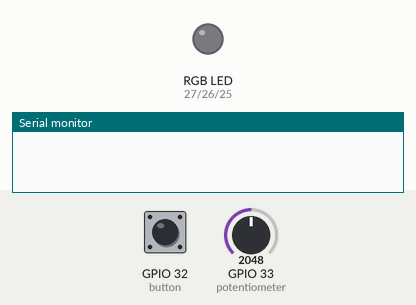
The sketch below on a simulated ESP32. Parts: an RGB LED mixed from three pins (HIGH = lit), the last lines printed to the serial monitor. The test bench sets the inputs (shaded band); at power-on: GPIO 32 (button) HIGH, GPIO 33 (potentiometer) = 2048. Dim RGB values are drawn brighter than linear.

Above: at 1.2 s.
1.3 s: GPIO 32 (button) pulled LOW for 0.15 s
At 1.7 s:
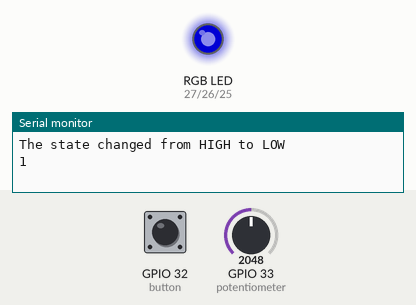
2.9 s: GPIO 33 (potentiometer) set to 2866
At 4.1 s:
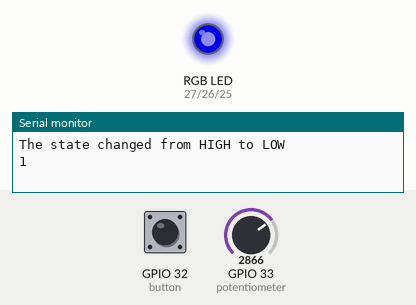
4.4 s: GPIO 32 (button) pulled LOW for 1 s
At 5.2 s:
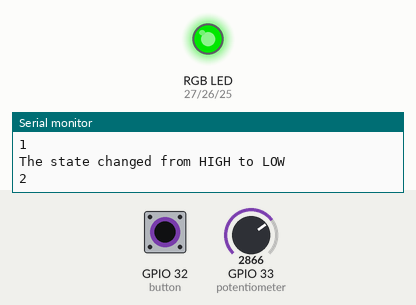
6.9 s: GPIO 33 (potentiometer) set to 3603
At 8.1 s:
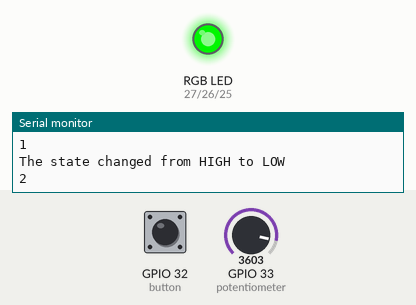
8.4 s: GPIO 32 (button) pulled LOW for 0.15 s
At 9.4 s:
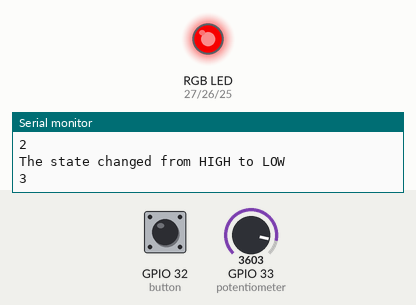
10.0 s: GPIO 33 (potentiometer) set to 2047
At 10.7 s:
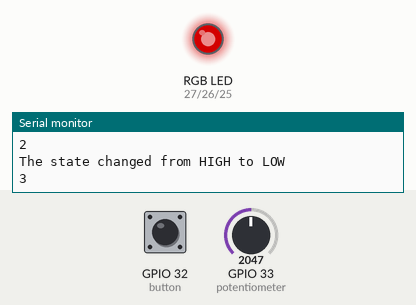
Timing chart, 0 to 12.5 s (numbered marks = the images above; inputs shaded):
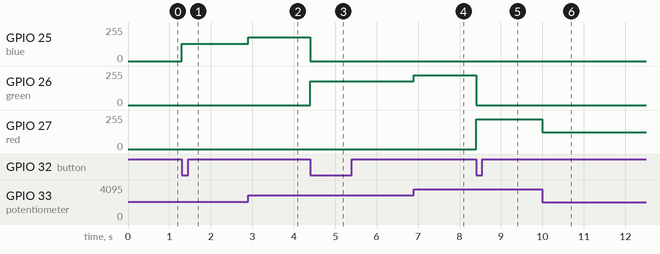

Measured:
- after the input at 1.3 s, GPIO 25 (blue): 0/255 → 128/255 at once
- after the input at 2.9 s, GPIO 25 (blue): 128/255 → 178/255 at once
- after the input at 4.4 s, GPIO 25 (blue): 178/255 → 0/255 at once; GPIO 26 (green): 0/255 → 178/255 at once
- after the input at 6.9 s, GPIO 26 (green): 178/255 → 224/255 at once
- after the input at 8.4 s, GPIO 26 (green): 224/255 → 0/255 at once; GPIO 27 (red): 0/255 → 224/255 at once
- after the input at 10.0 s, GPIO 27 (red): 224/255 → 127/255 at once

The sketch:

RGB_lamp.ino
```cpp
#define potentiometer 33
#define button 32
#define blue 25
#define green 26
#define red 27

int lastState = HIGH;
int currentState;
uint32_t startTime;
int count = 0;

void setup() {
  Serial.begin(9600);
  pinMode(blue, OUTPUT);
  pinMode(potentiometer, INPUT);
  pinMode(button, INPUT_PULLUP);
  ledcAttach(blue, 1000, 12);
  ledcAttach(green, 1000, 12);
  ledcAttach(red, 1000, 12);
  startTime = millis();
}

void loop() {
  uint32_t currentTime = millis();
  currentState = digitalRead(button);
  if(lastState == HIGH && currentState == LOW){
    Serial.println("The state changed from HIGH to LOW");
    if(currentTime - startTime > 50){
      count++;
      Serial.println(count);
      startTime = currentTime;
    }
  }
  lastState = currentState;
  process();
}

void process()
{
    switch (count)
    {
        case 1:
            blueON();
            break;

        case 2:
            ledOff(blue);
            greenON();
            break;

        case 3:
            ledOff(green);
            redON();
            break;

        case 4:
            ledOff(red);
            blueON();
            greenON();
            break;

        case 5:
            ledOff(green);
            blueON();
            redON();
            break;

        case 6:
            ledOff(blue);
            redON();
            greenON();
            break;

        case 7:
            blueON();
            redON();
            greenON();
            break;

        default:
            ledOff(blue);
            ledOff(green);
            ledOff(red);
            count = 0;
            break;
    }
}

void ledOff(uint8_t led){
  ledcWrite(led, 0);
}

void blueON(){
  ledcWrite(blue, analogRead(potentiometer));
}

void greenON(){
  ledcWrite(green, analogRead(potentiometer));
}


void redON(){
  ledcWrite(red, analogRead(potentiometer));
}
```
